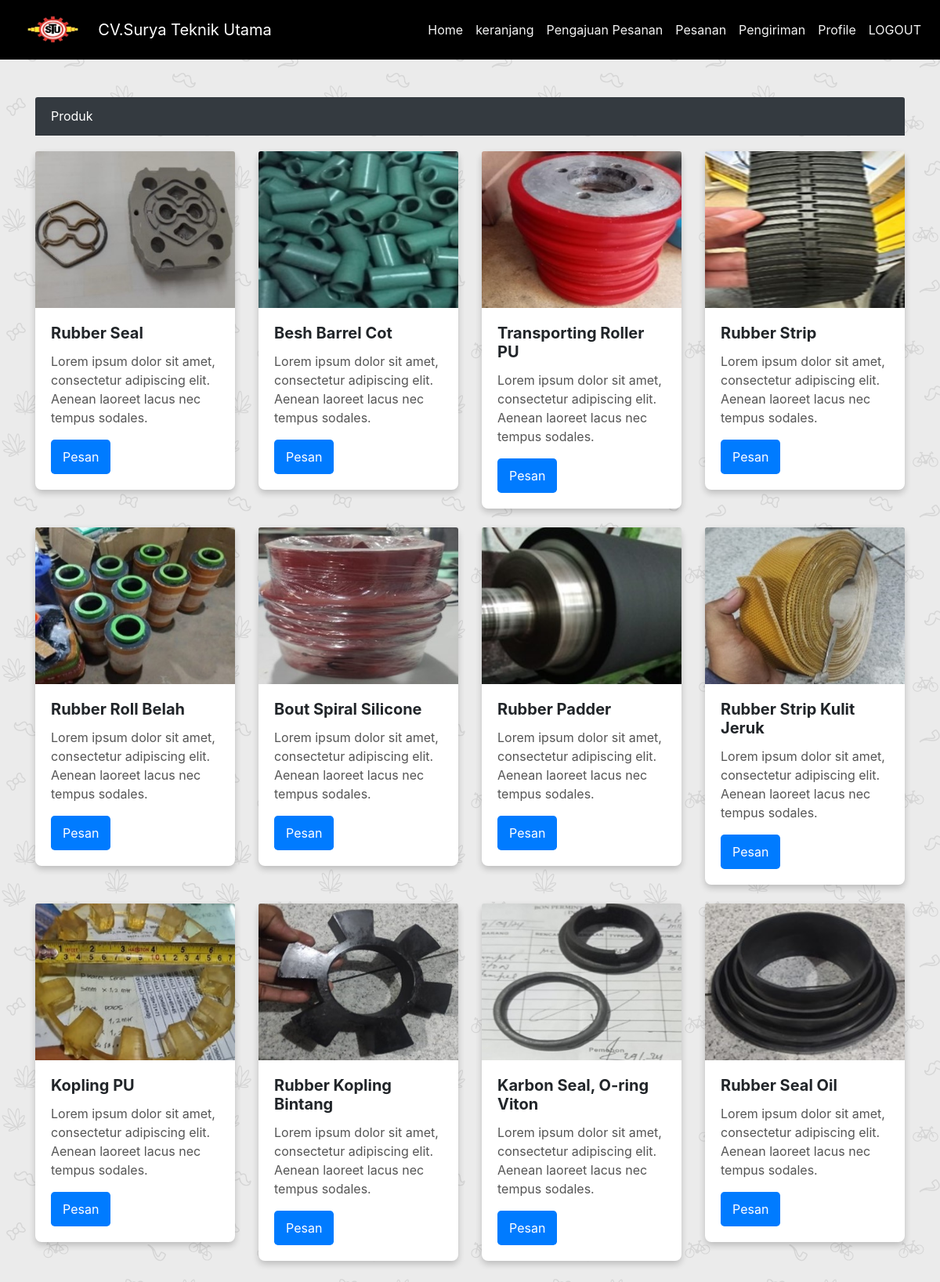
Page /konsumen/produk.php (signed in) on the committed database.
### tables this page shows
CREATE TABLE `item` (
  `kode_item` varchar(6) NOT NULL,
  `nama_item` varchar(120) NOT NULL,
  `gambar` varchar(255) DEFAULT NULL
);

### includes/barang.inc.php (called while the page is built, shortened)
<?php
class Barang {
    private $conn;
    private $table_satu = "item";
    public function __construct($db) {
        $this->conn = $db;
    }
    public function readAll() {
        $query = "SELECT * FROM " . $this->table_satu . " ORDER BY kode_item ASC";
        $stmt = $this->conn->prepare($query);
        $stmt->execute();
        return $stmt;
    }
}
?>

### konsumen/produk.php (the view, shortened to what this page needs)
<?php
include "../includes/config.php";
include_once '../includes/barang.inc.php';
$config = new Config();
$db = $config->getConnection();
$barang = new Barang($db);
$transaksi = new Transaksi($db);
$stmtBarang = $barang->readAll();
$search = isset($_GET['search']) ? $_GET['search'] : '';
$stmtDataTrans = $transaksi->readAll($search);
?>
<!DOCTYPE html>
<html lang="en">
<head>
    <link href="https://stackpath.bootstrapcdn.com/bootstrap/4.5.2/css/bootstrap.min.css" rel="stylesheet">
    <link href="css/dataTables.bootstrap.min.css" rel="stylesheet">
    <link href="vendor/fontawesome/css/all.min.css" rel="stylesheet">
    <link href="css/custom.css" rel="stylesheet">
</head>
<body style="background: #ffffff url(images/back1.jpg) left bottom fixed;">
<nav class="navbar navbar-expand-lg navbar-custom">
    <a class="navbar-brand" href="#">
        <img src="../images/logo.png" alt="Company Logo">
        CV.Surya Teknik Utama
    </a>
    <div class="collapse navbar-collapse" id="navbarNav">
        <ul class="navbar-nav ml-auto">
            <li class="nav-item">
                <a class="nav-link" href="dashboard_konsumen.php">Home</a>
            </li>
            <li class="nav-item">
                <a class="nav-link" href="keranjang.php">keranjang</a>
            </li>
            <li class="nav-item">
                <a class="nav-link" href="view_pesanan.php">Pengajuan Pesanan</a>
            </li>
            <li class="nav-item">
                <a class="nav-link" href="pesanan.php">Pesanan</a>
            </li>
            <li class="nav-item">
                <a class="nav-link" href="pengiriman_konsumen.php">Pengiriman</a>
            </li>
            <li class="nav-item">
                <a class="nav-link" href="profile.php">Profile</a>
            </li>
            <li class="nav-item">
                <?php if (isset($_SESSION['role'])) { ?>
                    <a class="nav-link" href="../logout.php">LOGOUT</a>
                <?php } ?>
            </li>
        </ul>
    </div>
</nav>
<div class="container mt-5">
    <?php if (isset($_GET['dashboard'])) {
        if ($_SESSION['role'] != ('Admin')) { ?>
            <div class="text-center">Halaman ini hanya untuk hak akses Admin saja!</div>
        <?php } else { ?>
            <div class="col-xs-12 col-sm-12 col-md-12">
                <div class="page-header">
                    <h5>Daftar Transaksi</h5>
                </div>
                <div class="panel panel-default">
                    <div class="panel-body">
                        <table class="table table-striped table-bordered">
                            <thead>
                                <tr>
                                    <th>No</th>
                                    <th>Kode Transaksi</th>
                                    <th>Nama Barang</th>
                                    <th>Jumlah</th>
                                    <th>Total</th>
                                    <th>Tanggal</th>
                                    <th>Pembeli</th>
                                    <th>Status Pemesanan</th>
                                </tr>
                            </thead>
                            <tbody>
                            <?php
                            $no = 1;
                            while ($rowTransaksi = $stmtDataTrans->fetch(PDO::FETCH_ASSOC)) { ?>
                                <tr>
                                    <td><?php echo $no++ ?></td>
                                    <td><?php echo $rowTransaksi['id_transaksi'] ?></td>
                                    <td><?php echo $rowTransaksi['nama_item'] ?></td>
                                    <td><?php echo $rowTransaksi['jumlah_transaksi'] ?></td>
                                    <td><?php echo $rowTransaksi['total_transaksi'] ?></td>
                                    <td><?php echo $rowTransaksi['tgl_transaksi'] ?></td>
                                    <td><?php echo $rowTransaksi['pembeli'] ?></td>
                                    <td><?php echo $rowTransaksi['status_pesanan'] ?></td>
                                </tr>
                            <?php } ?>
                            </tbody>
                        </table>
                    </div>
                </div>
            </div>
        <?php }
    } else { ?>
<section id="products" class="my-5">
    <div class="card-header card-header-custom">Produk</div>
    <div class="row">
        <?php while ($rowBarang = $stmtBarang->fetch(PDO::FETCH_ASSOC)) { ?>
            <div class="col-sm-6 col-md-4 col-lg-3 mb-4">
                <div class="card">
                    <?php
                    $imagePath = '../uploads/products/' . $rowBarang['gambar'];
                    ?>
                    <img class="card-img-top" src="<?= $imagePath ?>" alt="<?= $rowBarang['nama_item'] ?>">
                    <div class="card-body">
                        <h5 class="card-title"><?= $rowBarang['nama_item'] ?></h5>
                        <p class="card-text">Lorem ipsum dolor sit amet, consectetur adipiscing elit. Aenean laoreet lacus nec tempus sodales.</p>
                        <a href="form_pesanan.php?kode=<?= base64_encode($rowBarang['kode_item']) ?>" class="btn btn-primary">Pesan</a>
                    </div>
                </div>
            </div>
        <?php } ?>
    </div>
</section>
    <?php } ?>
</div>
</body>
</html>

### css/custom.css (style rules this page uses)
.navbar-custom { background-color: #9b59b6; border-color: #8e44ad; }
.navbar-custom .navbar-brand { color: #f3f3f3; }
.navbar-custom .navbar-nav > li > a { color: #f3f3f3; }
.navbar-custom .navbar-collapse, .navbar-custom .navbar-form { border-color: #f3f3f3; }
img { max-width: 100%; }
a { color: inherit; }

### konsumen/produk.php (style rules this page uses)
.navbar-custom { background-color: black; position: sticky; top: 0; z-index: 1000; width: 100%; }
.navbar-custom .navbar-brand, .navbar-custom .nav-link { color: #ffffff; }
.navbar-custom .navbar-brand { display: flex; align-items: center; }
.navbar-brand img { max-height: 50px; width: auto; margin-right: 10px; }
.card { border: none; border-radius: 0.5rem; box-shadow: 0 4px 8px rgba(0, 0, 0, 0.2); transition: transform 0.2s ease-in-out; }
.card-header { background-color: #343a40; color: #fff; }
.card-header-custom { margin-bottom: 20px; }
.card img { height: 200px; object-fit: cover; }
.card-title { font-size: 1.25rem; font-weight: bold; }
.card-text { color: #555; }
.btn-primary { background-color: #007bff; border: none; border-radius: 0.3rem; padding: 10px 15px; }

### rows in the picture
item: gambar (picture), nama_item "Rubber Seal"
item: gambar (picture), nama_item "Besh Barrel Cot"
item: gambar (picture), nama_item "Transporting Roller PU"
item: gambar (picture), nama_item "Rubber Strip"
item: gambar (picture), nama_item "Rubber Roll Belah"
item: gambar (picture), nama_item "Bout Spiral Silicone"
item: gambar (picture), nama_item "Rubber Padder"
item: gambar (picture), nama_item "Rubber Strip Kulit Jeruk"
item: gambar (picture), nama_item "Kopling PU"
item: gambar (picture), nama_item "Rubber Kopling Bintang"
item: gambar (picture), nama_item "Karbon Seal, O-ring Viton"
item: gambar (picture), nama_item "Rubber Seal Oil"
